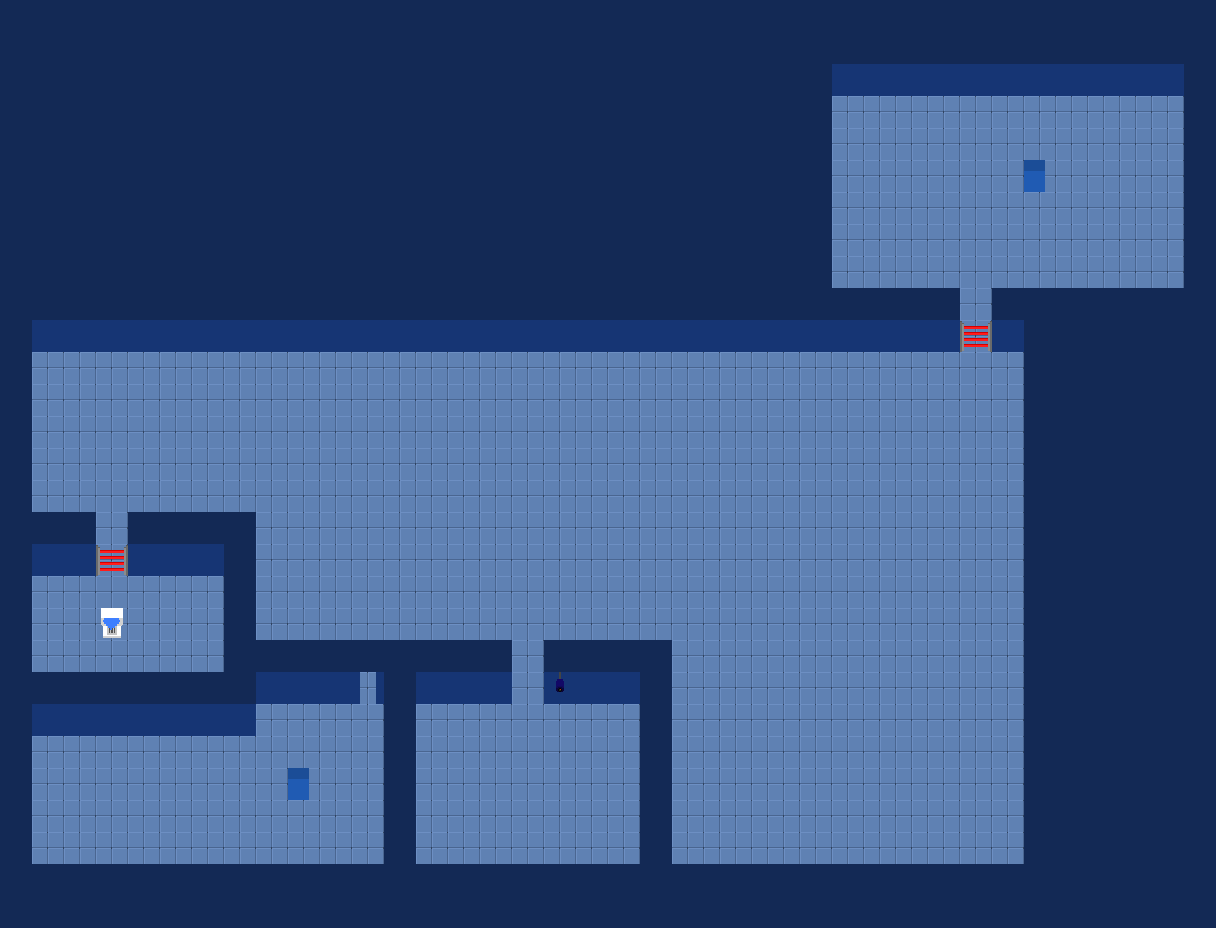

A level layout from a 2D game, rendered from its tile map. Below: a short description, then the map file with tile-grid data replaced by summaries:
An orthogonal 38x29 tile map with 32x32 px tiles, 5 tile layers (BaseLayer, Diamonds, Blocks, Top, ...) and 18 objects.

<map version="1.10" tiledversion="1.10.2" orientation="orthogonal" renderorder="right-down" width="38" height="29" tilewidth="32" tileheight="32" infinite="0" nextlayerid="9" nextobjectid="20">
 <editorsettings>
  <export target="l6.json" format="json" />
 </editorsettings>
 <tileset firstgid="1" name="tilemap" tilewidth="32" tileheight="32" tilecount="64" columns="8">
  <image source="../Textures/tilemap.png" width="256" height="256" />
 </tileset>
 <layer id="1" name="BaseLayer" width="38" height="29">
  <data>[1102 cells, 900 non-empty, 4 distinct tile ids]</data>
 </layer>
 <objectgroup id="4" name="Walls">
  <object id="1" x="1184.67" y="0.5" width="30.1667" height="927.333" />
  <object id="2" x="0.25" y="1" width="30.8333" height="924" />
  <object id="3" x="-1.33333" y="1.33333" width="1217.83" height="72.8333" />
  <object id="4" x="-0.916833" y="864.25" width="1216.5" height="63.5" />
  <object id="7" x="-2" y="49" width="832" height="284" />
  <object id="8" x="830" y="289" width="129" height="44" />
  <object id="9" x="993" y="291" width="223" height="42" />
  <object id="10" x="1025" y="330" width="193" height="598" />
  <object id="11" x="375.333" y="640.667" width="135.667" height="39.3333" />
  <object id="12" x="383.667" y="677.667" width="31.3333" height="251.667" />
  <object id="13" x="639.333" y="639.333" width="30.6667" height="288.667" />
  <object id="14" x="544.667" y="642" width="123.333" height="36" />
  <object id="15" x="223.333" y="512" width="30.6667" height="204" />
  <object id="16" x="32" y="672.667" width="196" height="43.3333" />
  <object id="17" x="8.66667" y="512.667" width="86" height="42" />
  <object id="18" x="128.667" y="513.333" width="108" height="40.6667" />
  <object id="19" x="253.333" y="640" width="105.333" height="40" />
 </objectgroup>
 <layer id="3" name="Diamonds" width="38" height="29">
  <data>[1102 cells, 1 non-empty, 1 distinct tile ids]</data>
 </layer>
 <layer id="5" name="Blocks" width="38" height="29">
  <data>[1102 cells, 2 non-empty, 1 distinct tile ids]</data>
 </layer>
 <objectgroup id="7" name="CameraAreas">
  <object id="6" x="421.333" y="704" width="216" height="134.667" />
 </objectgroup>
 <layer id="2" name="Top" width="38" height="29">
  <data>[1102 cells, 539 non-empty, 2 distinct tile ids]</data>
 </layer>
 <layer id="8" name="LaserDoors" width="38" height="29">
  <data>[1102 cells, 2 non-empty, 1 distinct tile ids]</data>
 </layer>
</map>
